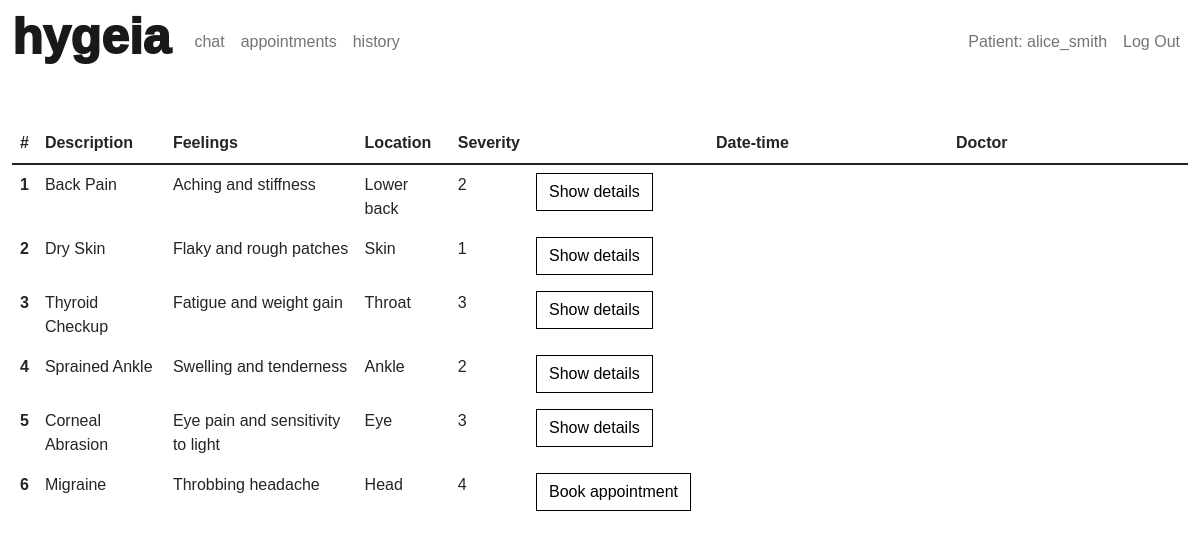
Screenshot of /history (signed in) with the database file from the repository.
### app/models.py (models this page shows, shortened)
class Case(db.Model):
    id = db.Column(db.Integer, primary_key=True)
    description = db.Column(db.String(500))
    feelings = db.Column(db.String(200))
    location = db.Column(db.String(200))
    severity = db.Column(db.String(200))
    handled = db.Column(db.Boolean)
    patient_id = db.Column(db.Integer, db.ForeignKey('patient.id'))
    patient = db.relationship('Patient')

### app/routes.py (the view)
@app.route("/history", methods=["GET"])
@login_required
def history():
    user_id = session.get("user_id")
    if session["user_type"] == "Patient":
        all_cases = Case.query.filter(Case.patient_id == user_id).all()
    return render_template("history.html", cases=all_cases)

### app/helpers.py (called while the page is built)
def login_required(f):
    @wraps(f)
    def decorated_function(*args, **kwargs):
        if session.get("name") is None:
            return redirect(url_for('index', next=request.url))
        return f(*args, **kwargs)
    return decorated_function

### app/templates/history.html (shortened to what this page needs)
{% extends "layout.html" %}
{% block main %}
<table class="table table_history">
    <thead>
        <tr>
            <th scope="col">#</th>
            <th scope="col">Description</th>
            <th scope="col">Feelings</th>
            <th scope="col">Location</th>
            <th scope="col">Severity</th>
            <th class="button_history" scope="col"></th>
            <th class="th_history" scope="col">Date-time</th>
            <th class="th_history" scope="col">Doctor</th>
        </tr>
    </thead>
    <tbody>
        {% for case in cases %}
        <tr id="case-id_{{case.id}}">
            <th scope="row">{{loop.index}}</th>
            <td>{{case.description}}</td>
            <td>{{case.feelings}}</td>
            <td>{{case.location}}</td>
            <td>{{case.severity}}</td>
            <td>
                {% if case.handled == True %}
                <a class="btn btn-primary" id="history_button" role="button" onclick="showCaseInfo(this)">Show details</a>
                {% else %}
                <a class="btn btn-primary" href="/appointments" role="button">Book appointment</a>
                {% endif %}
            </td>
            <td id="datitme_info_{{case.id}}"></td>
            <td id="doctor_info_{{case.id}}"></td>
        </tr>
        {% endfor %}
    </tbody>
</table>
{% endblock %}

### app/templates/layout.html (shortened to what this page needs)
<!DOCTYPE html>
<html lang="eng">
<head>
    <link href="https://cdn.jsdelivr.net/npm/bootstrap@5.1.3/dist/css/bootstrap.min.css"
 rel="stylesheet">
    <link rel="stylesheet" href="static/css/style.css">
    <link href="https://unpkg.com/fullcalendar@5.10.1/main.min.css" rel="stylesheet"/>
</head>
<body>
    <nav class="bg-light border navbar navbar-expand-lg navbar-light">
        <div class="container-fluid">
            <a class="navbar-brand" href="/"><span class="logo">hygeia</span></a>
            <div class="collapse navbar-collapse" id="navbar">
                {% if session["name"] %}
                <ul class="navbar-nav me-auto mt-2">
                    {% if session["user_type"] == "Patient" %}
                        <li class="nav-item"><a class="nav-link" href="/chat">chat</a></li>
                        <li class="nav-item"><a class="nav-link" href="/appointments">appointments</a></li>
                        <li class="nav-item"><a class="nav-link" href="/history">history</a></li>
                    {% endif %}
                </ul>
                <ul class="navbar-nav ms-auto mt-2">
                    <li class="nav-item"><a class="nav-link" href="">{{session["user_type"]}}: {{session["name"]}}</a>
                    </li>
                    <li class="nav-item"><a class="nav-link" href="/logout">Log Out</a></li>
                </ul>
                {% else %}
                <ul class="navbar-nav ms-auto mt-2">
                    <li class="nav-item"><a class="nav-link" href="/authuser">authenticate user</a></li>
                </ul>
                {% endif %}
            </div>
        </div>
    </nav>
    <main class="container-fluid py-5 text-left">
        {% block main %}{% endblock %}
    </main>
</body>
</html>

### app/static/css/style.css (style rules this page uses)
:root { --black: #000000; --hight-light-color: rgba(255, 255, 255, 0.7); --color: rgb(0, 255, 170); --border-width: 1px; }
* { font-family: "Nunito Sans", sans-serif; }
.navbar-brand { font-weight: 1000; font-size: 50px; padding: 0; }
.navbar { --bs-bg-opacity: 1; background-color: rgba(173, 17, 17, 0) !important; padding: 0; border: none !important; }
.btn, .btn-primary { background: none; border-width: var(--border-width); border-color: var(--black); border-radius: 0px; color: var(--black); }
td, th { border-style: none; }
.th_history { width: 20vw; }
.button_history { width: 180px; }

### rows the page displays
Case: description "Back Pain", feelings "Aching and stiffness", location "Lower back", severity "2", handled "Show details"
Case: description "Dry Skin", feelings "Flaky and rough patches", location "Skin", severity "1", handled "Show details"
Case: description "Thyroid Checkup", feelings "Fatigue and weight gain", location "Throat", severity "3", handled "Show details"
Case: description "Sprained Ankle", feelings "Swelling and tenderness", location "Ankle", severity "2", handled "Show details"
Case: description "Corneal Abrasion", feelings "Eye pain and sensitivity to light", location "Eye", severity "3", handled "Show details"
Case: description "Migraine", feelings "Throbbing headache", location "Head", severity "4", handled "Book appointment"

### other values shown
{{ session["user_type"] }} "Patient"
{{ session["name"] }} "alice_smith"
